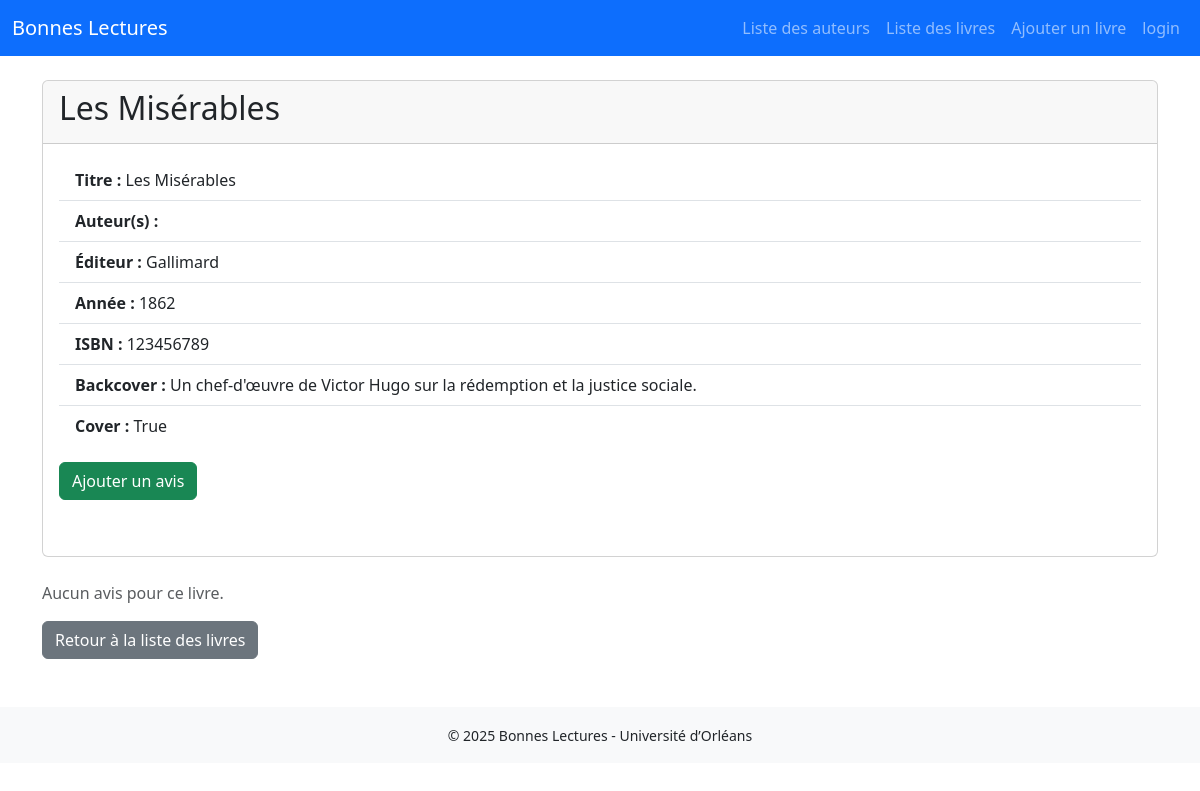
Before: /book/1 with the older database file.
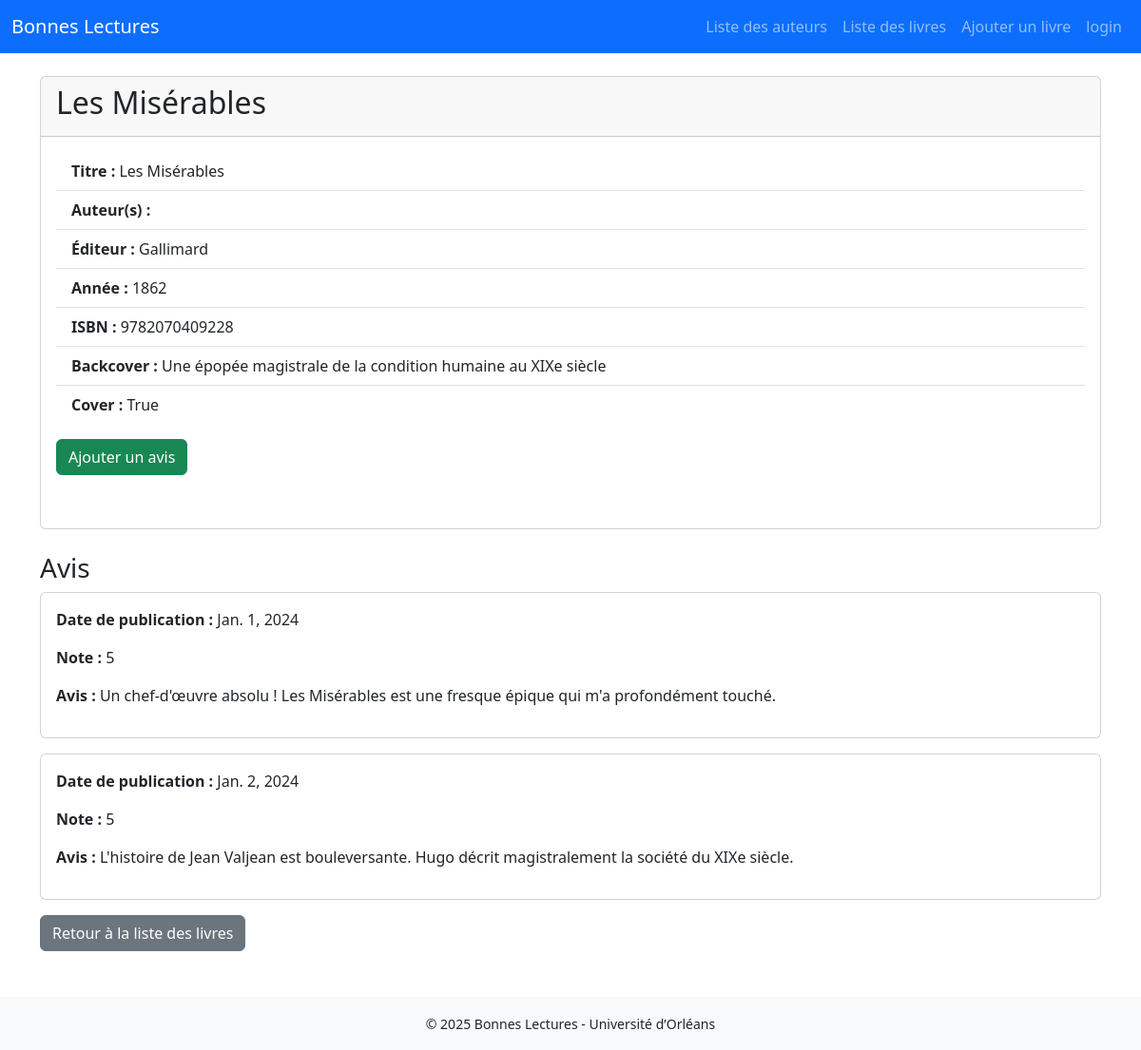
After: the same page with the newer database file.
### bonnes_lectures/models.py (models this page shows, shortened)
class Book(models.Model):
    title = models.CharField(max_length=255)
    authors = models.ManyToManyField(Author, related_name="livres")
    publisher = models.CharField(max_length=255)
    year = models.IntegerField()
    ISBN = IsbnField()
    backCover = models.CharField()
    cover = models.BooleanField()
    user = models.ForeignKey(User, on_delete=models.CASCADE, related_name="books")

class Review(models.Model):
  date = models.DateField(auto_now_add=True)
  text = models.CharField()
  review = models.SmallIntegerField(validators=[MinValueValidator(1), MaxValueValidator(5)])
  book = models.ForeignKey (Book , on_delete=models.CASCADE, related_name="reviews")
  user = models.ForeignKey(User, on_delete=models.CASCADE, related_name="reviews")

### bonnes_lectures/views.py (the view)
def book(request , book_id ) :
    thebook = Book.objects.get(pk=book_id)
    return render(request, "bonnes_lectures/book.html",{"book" : thebook})

### bonnes_lectures/templates/bonnes_lectures/book.html (shortened to what this page needs)
{% extends "bonnes_lectures/main.html" %}
{% block content %}
<div class="card mb-4">
    <div class="card-header">
        <h2>{{ book.title }}</h2>
    </div>
    <div class="card-body">
        <ul class="list-group list-group-flush mb-3">
            <li class="list-group-item"><b>Titre :</b> {{ book.title }}</li>
            <li class="list-group-item">
                <b>Auteur(s) :</b>
            </li>
            <li class="list-group-item"><b>Éditeur :</b> {{ book.publisher }}</li>
            <li class="list-group-item"><b>Année :</b> {{ book.year }}</li>
            <li class="list-group-item"><b>ISBN :</b> {{ book.ISBN }}</li>
            <li class="list-group-item"><b>Backcover :</b> {{ book.backCover }}</li>
            <li class="list-group-item"><b>Cover :</b> {{ book.cover }}</li>
        </ul>
        <div class="mb-3">
            <a href="{% url 'newReview' book.id %}" class="btn btn-success">Ajouter un avis</a><br><br>
        </div>
    </div>
</div>
{% if book.reviews.all %}
    <h3>Avis</h3>
    {% for review in book.reviews.all %}
    <div class="card mb-3">
        <div class="card-body">
            <p><b>Date de publication :</b> {{ review.date }}</p>
            <p><b>Note :</b> {{ review.review }}</p>
            <p><b>Avis :</b> {{ review.text }}</p>
        </div>
    </div>
    {% endfor %}
{% else %}
    <p class="text-muted">Aucun avis pour ce livre.</p>
{% endif %}
<div class="mt-3">
    <a href="{% url 'bookBoard' %}" class="btn btn-secondary">Retour à la liste des livres</a>
</div>
{% endblock %}

### bonnes_lectures/templates/bonnes_lectures/main.html (shortened to what this page needs)
<!DOCTYPE html>
<html lang="fr">
<head>
    <link href="https://cdn.jsdelivr.net/npm/bootstrap@5.3.2/dist/css/bootstrap.min.css" rel="stylesheet">
</head>
<body>
<nav class="navbar navbar-expand-lg navbar-dark bg-primary mb-4">
  <div class="container-fluid">
    <a class="navbar-brand" href="{% url 'welcome' %}">Bonnes Lectures</a>
    <div class="collapse navbar-collapse" id="navbarNav">
      <ul class="navbar-nav ms-auto">
        <li class="nav-item"><a class="nav-link" href="{% url 'authorBoard' %}">Liste des auteurs</a></li>
        <li class="nav-item"><a class="nav-link" href="{% url 'bookBoard' %}">Liste des livres</a></li>
        <li class="nav-item"><a class="nav-link" href="{% url 'newBook' %}">Ajouter un livre</a></li>
        {% if user.is_authenticated %}
                        <li class="nav-item">
                            <form method="post" action="{% url 'logout' %}">
                                {% csrf_token %}
                                <button type="submit" class="nav-link">logout</button>
                            </form>
                        </li>
                        {% else %}
                            <li class="nav-item">
                                <a href="{% url 'login' %}" class="nav-link">login</a>
                            </li>
                    {% endif %}
      </ul>
    </div>
  </div>
</nav>
<div class="container">
    {% block content %}{% endblock %}
</div>
<footer class="bg-light text-center py-3 mt-5">
    <small>&copy; 2025 Bonnes Lectures - Université d’Orléans</small>
</footer>
</body>
</html>

Changed rows visible on the page:
changed Book "Les Misérables": ISBN "123456789" → "9782070409228"; backCover "Un chef-d'œuvre de Victor Hugo sur la rédemption et la justice sociale." → "Une épopée magistrale de la condition humaine au XIXe siècle"
added Review: date "Jan. 1, 2024", review "5", text "Un chef-d'œuvre absolu ! Les Misérables est une fresque épique qui m'a profondément touché."
added Review: date "Jan. 2, 2024", review "5", text "L'histoire de Jean Valjean est bouleversante. Hugo décrit magistralement la société du XIXe siècle."
Other visible differences:
text no longer shown: "Aucun avis pour ce livre."
text now shown: "Avis"
